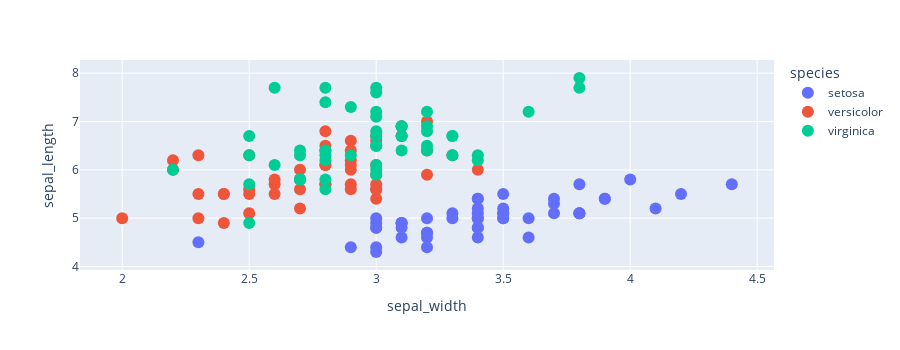

Write notebook code for a chart like this one.
### Code cell
df = px.data.iris() # replace with your own data source
fig = px.scatter(
    df, x="sepal_width", y="sepal_length", 
    color="species", height=350)
fig = go.Figure(fig)
fig.update_traces(
    marker_size=12,
    selector=dict(mode='markers')
)

### Figure 1 — Plotly figure (JSON) as saved in the notebook; plotly's stock layout.template omitted (floating-point values rounded to 4 significant figures)
{"data": [{"hovertemplate": "species=setosa<br>sepal_width=%{x}<br>sepal_length=%{y}<extra></extra>", "legendgroup": "setosa", "marker": {"color": "#636efa", "size": 12, "symbol": "circle"}, "mode": "markers", "name": "setosa", "orientation": "v", "showlegend": true, "type": "scatter", "x": [3.5, 3, 3.2, 3.1, 3.6, 3.9, 3.4, 3.4, 2.9, 3.1, 3.7, 3.4, 3, 3, 4, 4.4, 3.9, 3.5, 3.8, 3.8, 3.4, 3.7, 3.6, 3.3, 3.4, 3, 3.4, 3.5, 3.4, 3.2, 3.1, 3.4, 4.1, 4.2, 3.1, 3.2, 3.5, 3.1, 3, 3.4, 3.5, 2.3, 3.2, 3.5, 3.8, 3, 3.8, 3.2, 3.7, 3.3], "xaxis": "x", "y": [5.1, 4.9, 4.7, 4.6, 5, 5.4, 4.6, 5, 4.4, 4.9, 5.4, 4.8, 4.8, 4.3, 5.8, 5.7, 5.4, 5.1, 5.7, 5.1, 5.4, 5.1, 4.6, 5.1, 4.8, 5, 5, 5.2, 5.2, 4.7, 4.8, 5.4, 5.2, 5.5, 4.9, 5, 5.5, 4.9, 4.4, 5.1, 5, 4.5, 4.4, 5, 5.1, 4.8, 5.1, 4.6, 5.3, 5], "yaxis": "y"}, {"hovertemplate": "species=versicolor<br>sepal_width=%{x}<br>sepal_length=%{y}<extra></extra>", "legendgroup": "versicolor", "marker": {"color": "#EF553B", "size": 12, "symbol": "circle"}, "mode": "markers", "name": "versicolor", "orientation": "v", "showlegend": true, "type": "scatter", "x": [3.2, 3.2, 3.1, 2.3, 2.8, 2.8, 3.3, 2.4, 2.9, 2.7, 2, 3, 2.2, 2.9, 2.9, 3.1, 3, 2.7, 2.2, 2.5, 3.2, 2.8, 2.5, 2.8, 2.9, 3, 2.8, 3, 2.9, 2.6, 2.4, 2.4, 2.7, 2.7, 3, 3.4, 3.1, 2.3, 3, 2.5, 2.6, 3, 2.6, 2.3, 2.7, 3, 2.9, 2.9, 2.5, 2.8], "xaxis": "x", "y": [7, 6.4, 6.9, 5.5, 6.5, 5.7, 6.3, 4.9, 6.6, 5.2, 5, 5.9, 6, 6.1, 5.6, 6.7, 5.6, 5.8, 6.2, 5.6, 5.9, 6.1, 6.3, 6.1, 6.4, 6.6, 6.8, 6.7, 6, 5.7, 5.5, 5.5, 5.8, 6, 5.4, 6, 6.7, 6.3, 5.6, 5.5, 5.5, 6.1, 5.8, 5, 5.6, 5.7, 5.7, 6.2, 5.1, 5.7], "yaxis": "y"}, {"hovertemplate": "species=virginica<br>sepal_width=%{x}<br>sepal_length=%{y}<extra></extra>", "legendgroup": "virginica", "marker": {"color": "#00cc96", "size": 12, "symbol": "circle"}, "mode": "markers", "name": "virginica", "orientation": "v", "showlegend": true, "type": "scatter", "x": [3.3, 2.7, 3, 2.9, 3, 3, 2.5, 2.9, 2.5, 3.6, 3.2, 2.7, 3, 2.5, 2.8, 3.2, 3, 3.8, 2.6, 2.2, 3.2, 2.8, 2.8, 2.7, 3.3, 3.2, 2.8, 3, 2.8, 3, 2.8, 3.8, 2.8, 2.8, 2.6, 3, 3.4, 3.1, 3, 3.1, 3.1, 3.1, 2.7, 3.2, 3.3, 3, 2.5, 3, 3.4, 3], "xaxis": "x", "y": [6.3, 5.8, 7.1, 6.3, 6.5, 7.6, 4.9, 7.3, 6.7, 7.2, 6.5, 6.4, 6.8, 5.7, 5.8, 6.4, 6.5, 7.7, 7.7, 6, 6.9, 5.6, 7.7, 6.3, 6.7, 7.2, 6.2, 6.1, 6.4, 7.2, 7.4, 7.9, 6.4, 6.3, 6.1, 7.7, 6.3, 6.4, 6, 6.9, 6.7, 6.9, 5.8, 6.8, 6.7, 6.7, 6.3, 6.5, 6.2, 5.9], "yaxis": "y"}], "layout": {"height": 350, "legend": {"title": {"text": "species"}, "tracegroupgap": 0}, "margin": {"t": 60}, "xaxis": {"anchor": "y", "domain": [0, 1], "title": {"text": "sepal_width"}}, "yaxis": {"anchor": "x", "domain": [0, 1], "title": {"text": "sepal_length"}}}}
